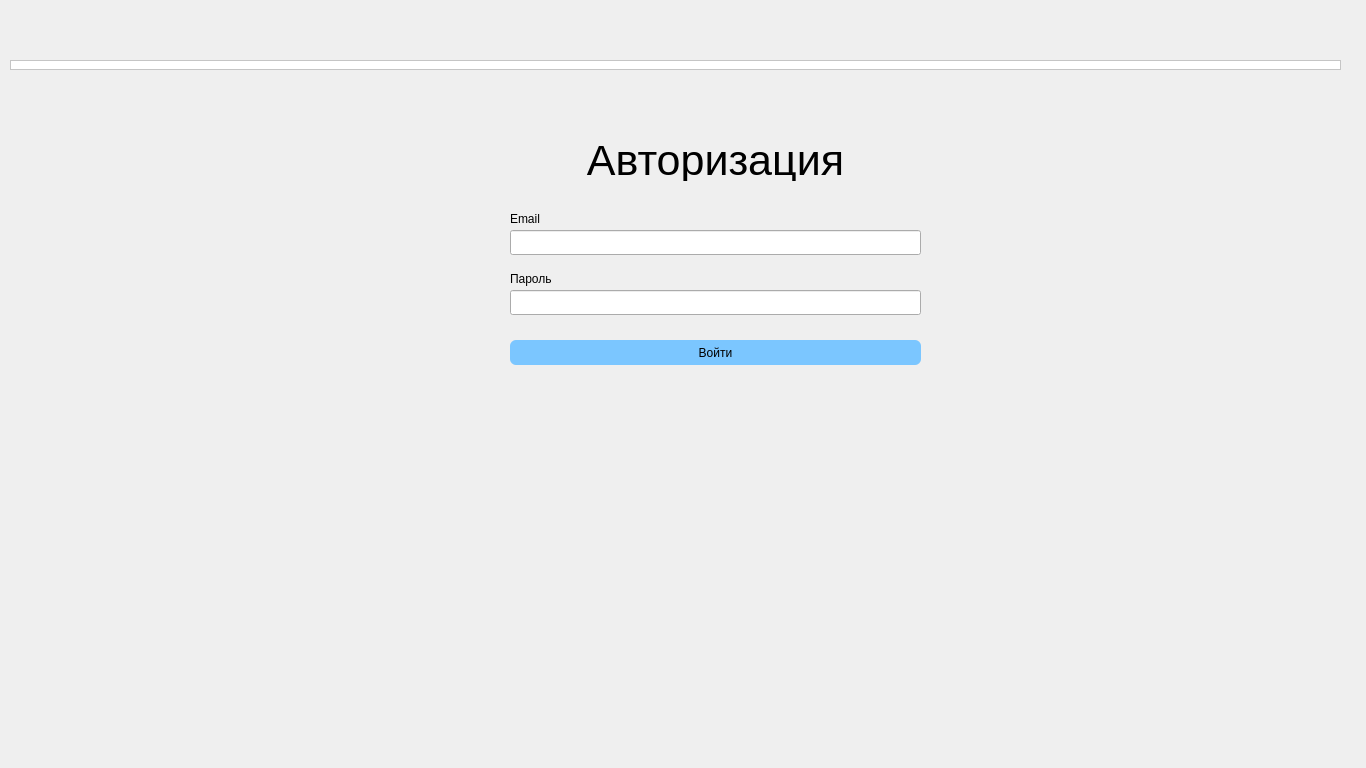
<?xml version="1.0" encoding="UTF-8"?>
<ui version="4.0">
 <class>LoginPage</class>
 <widget class="QWidget" name="LoginPage">
  <property name="geometry">
   <rect>
    <x>0</x>
    <y>0</y>
    <width>1366</width>
    <height>768</height>
   </rect>
  </property>
  <property name="sizePolicy">
   <sizepolicy hsizetype="Fixed" vsizetype="Fixed">
    <horstretch>0</horstretch>
    <verstretch>0</verstretch>
   </sizepolicy>
  </property>
  <property name="windowTitle">
   <string>LoginPage</string>
  </property>
  <widget class="QLineEdit" name="passwordLineEdit">
   <property name="geometry">
    <rect>
     <x>510</x>
     <y>290</y>
     <width>411</width>
     <height>25</height>
    </rect>
   </property>
   <property name="sizePolicy">
    <sizepolicy hsizetype="Fixed" vsizetype="Fixed">
     <horstretch>0</horstretch>
     <verstretch>0</verstretch>
    </sizepolicy>
   </property>
   <property name="echoMode">
    <enum>QLineEdit::Password</enum>
   </property>
  </widget>
  <widget class="QLabel" name="passwordLineLabel">
   <property name="geometry">
    <rect>
     <x>510</x>
     <y>270</y>
     <width>411</width>
     <height>17</height>
    </rect>
   </property>
   <property name="text">
    <string>Пароль</string>
   </property>
  </widget>
  <widget class="QLabel" name="titleLabel">
   <property name="geometry">
    <rect>
     <x>510</x>
     <y>140</y>
     <width>411</width>
     <height>41</height>
    </rect>
   </property>
   <property name="font">
    <font>
     <pointsize>32</pointsize>
    </font>
   </property>
   <property name="layoutDirection">
    <enum>Qt::LeftToRight</enum>
   </property>
   <property name="text">
    <string>Авторизация</string>
   </property>
   <property name="alignment">
    <set>Qt::AlignCenter</set>
   </property>
  </widget>
  <widget class="QFrame" name="frame">
   <property name="geometry">
    <rect>
     <x>10</x>
     <y>60</y>
     <width>1331</width>
     <height>10</height>
    </rect>
   </property>
   <property name="sizePolicy">
    <sizepolicy hsizetype="Fixed" vsizetype="Fixed">
     <horstretch>0</horstretch>
     <verstretch>0</verstretch>
    </sizepolicy>
   </property>
   <property name="styleSheet">
    <string notr="true">background-color: #FFFFFF</string>
   </property>
   <property name="frameShape">
    <enum>QFrame::StyledPanel</enum>
   </property>
   <property name="frameShadow">
    <enum>QFrame::Raised</enum>
   </property>
  </widget>
  <widget class="QPushButton" name="loginButton">
   <property name="geometry">
    <rect>
     <x>510</x>
     <y>340</y>
     <width>411</width>
     <height>25</height>
    </rect>
   </property>
   <property name="styleSheet">
    <string notr="true">background-color: #7BC6FF; border: none; border-radius: 6px;</string>
   </property>
   <property name="text">
    <string>Войти</string>
   </property>
  </widget>
  <widget class="QLineEdit" name="emailLineEdit">
   <property name="geometry">
    <rect>
     <x>510</x>
     <y>230</y>
     <width>411</width>
     <height>25</height>
    </rect>
   </property>
   <property name="sizePolicy">
    <sizepolicy hsizetype="Fixed" vsizetype="Fixed">
     <horstretch>0</horstretch>
     <verstretch>0</verstretch>
    </sizepolicy>
   </property>
  </widget>
  <widget class="QLabel" name="emailLineLabel">
   <property name="geometry">
    <rect>
     <x>510</x>
     <y>210</y>
     <width>411</width>
     <height>17</height>
    </rect>
   </property>
   <property name="text">
    <string>Email</string>
   </property>
  </widget>
 </widget>
 <resources/>
 <connections/>
</ui>
